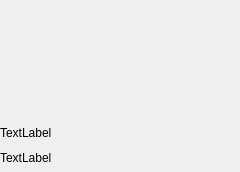
<?xml version="1.0" encoding="UTF-8"?>
<ui version="4.0">
 <class>MVBlockWidget</class>
 <widget class="QWidget" name="MVBlockWidget">
  <property name="geometry">
   <rect>
    <x>0</x>
    <y>0</y>
    <width>240</width>
    <height>172</height>
   </rect>
  </property>
  <property name="sizePolicy">
   <sizepolicy hsizetype="Expanding" vsizetype="Fixed">
    <horstretch>0</horstretch>
    <verstretch>0</verstretch>
   </sizepolicy>
  </property>
  <property name="windowTitle">
   <string>MVBlockWidget</string>
  </property>
  <layout class="QVBoxLayout" name="verticalLayout">
   <property name="spacing">
    <number>0</number>
   </property>
   <property name="leftMargin">
    <number>0</number>
   </property>
   <property name="topMargin">
    <number>0</number>
   </property>
   <property name="rightMargin">
    <number>0</number>
   </property>
   <property name="bottomMargin">
    <number>0</number>
   </property>
   <item>
    <widget class="MyBlockWidget" name="cover_widget" native="true">
     <property name="sizePolicy">
      <sizepolicy hsizetype="Expanding" vsizetype="Fixed">
       <horstretch>0</horstretch>
       <verstretch>0</verstretch>
      </sizepolicy>
     </property>
     <property name="minimumSize">
      <size>
       <width>240</width>
       <height>120</height>
      </size>
     </property>
     <property name="maximumSize">
      <size>
       <width>16777215</width>
       <height>120</height>
      </size>
     </property>
    </widget>
   </item>
   <item>
    <widget class="QLabel" name="title_label">
     <property name="sizePolicy">
      <sizepolicy hsizetype="Preferred" vsizetype="Fixed">
       <horstretch>0</horstretch>
       <verstretch>0</verstretch>
      </sizepolicy>
     </property>
     <property name="minimumSize">
      <size>
       <width>0</width>
       <height>25</height>
      </size>
     </property>
     <property name="maximumSize">
      <size>
       <width>16777215</width>
       <height>25</height>
      </size>
     </property>
     <property name="text">
      <string>TextLabel</string>
     </property>
    </widget>
   </item>
   <item>
    <layout class="QHBoxLayout" name="horizontalLayout">
     <item>
      <widget class="QLabel" name="desc_label">
       <property name="sizePolicy">
        <sizepolicy hsizetype="Preferred" vsizetype="Fixed">
         <horstretch>0</horstretch>
         <verstretch>0</verstretch>
        </sizepolicy>
       </property>
       <property name="minimumSize">
        <size>
         <width>0</width>
         <height>25</height>
        </size>
       </property>
       <property name="maximumSize">
        <size>
         <width>16777215</width>
         <height>25</height>
        </size>
       </property>
       <property name="text">
        <string>TextLabel</string>
       </property>
      </widget>
     </item>
     <item>
      <spacer name="horizontalSpacer">
       <property name="orientation">
        <enum>Qt::Horizontal</enum>
       </property>
       <property name="sizeHint" stdset="0">
        <size>
         <width>40</width>
         <height>20</height>
        </size>
       </property>
      </spacer>
     </item>
    </layout>
   </item>
  </layout>
 </widget>
 <customwidgets>
  <customwidget>
   <class>MyBlockWidget</class>
   <extends>QWidget</extends>
   <header>MyBlockWidget.h</header>
   <container>1</container>
  </customwidget>
 </customwidgets>
 <resources/>
 <connections/>
</ui>
